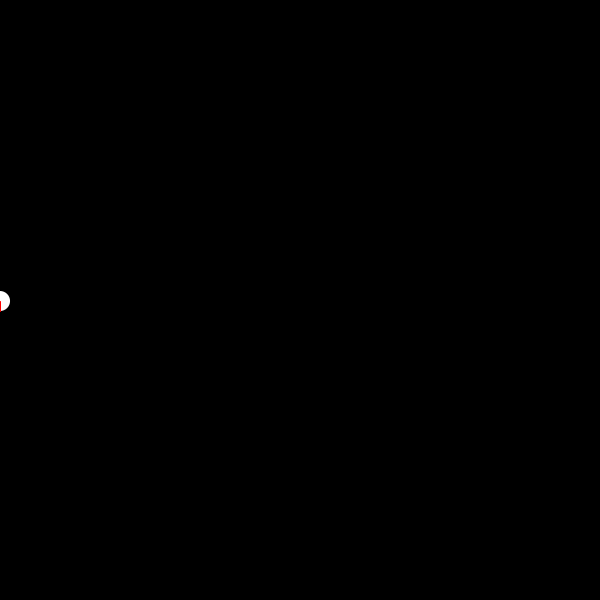
Frame 1 (no input)
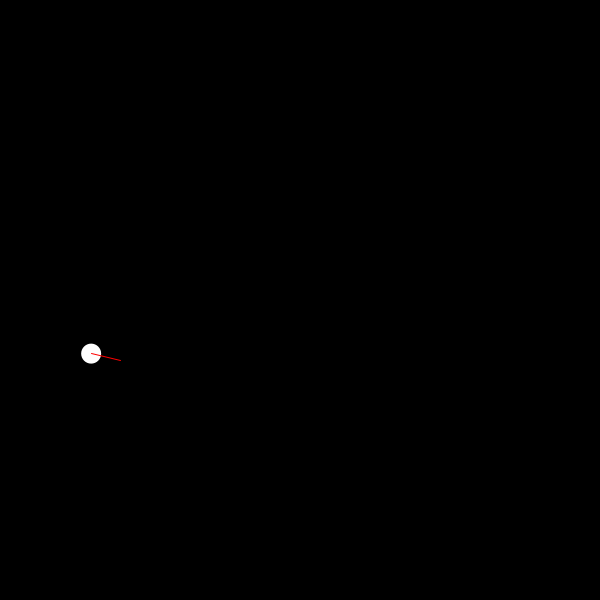
Frame 60 (the mouse pressed at the canvas centre just before this capture)
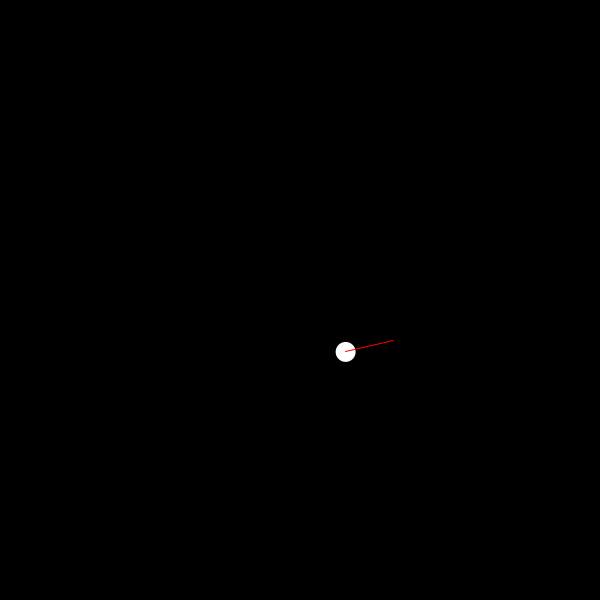
Frame 120 (the mouse held since frame 60 and released just before this capture)

The Processing sketch that drew these frames (run headless with seeded random() and noise(); from frame 60 on, the mouse is pressed at the canvas centre):

// Processing sketch: attraction_cible
// ── attraction_cible.pde
// renaud.jean-francois(arobas)uqam(point)ca
// Syntaxe Processing version 3.2.1
// dimanche, 25 septembre 2016

// Incluant le problème du mouvement Overshoot

Mobile m1;

void setup() {
  size(600, 600);
  background(0);
  fill(255);
  noStroke();
  m1 = new Mobile();
}

void draw() {
  background(0);
  m1.update();
  m1.display();
}

class Mobile {
  //1. Variables membres
  PVector loc, vel, cible, attraction;

  //2. constructeur
  Mobile() {
    loc = new PVector(0, 1, 0);
    //loc.normalize();
    loc.setMag(300);
    //loc.mult(300);

    // C’est ici que l’on créé la vitesse
    vel = new PVector(0, 1, 0); // 90 degrés, donc vers le bas
    vel.normalize();
    vel.setMag(1); // impulsion initiale

    cible = new PVector(300, 300, 0); // centre du sketch

    attraction = new PVector();
    // On trouve la force qui pointe vers cette cible
    attraction = PVector.sub(cible, loc);
    // On réduit considérablement cette force
    attraction.normalize();
    attraction.mult(0.05);
  }


  void update() {

    // Il faut continuellement mettre à jour la force d’attraction
    attraction = PVector.sub(cible, loc);
    // On réduit à nouveau cette force
    // afin d’atteindre la cible progressivement
    attraction.normalize();
    attraction.mult(0.05);

    // non-static
    vel.add(attraction);
    loc.add(vel);
    boucleTopologique();

    // static
    //PVector v1 = PVector.add(loc, vel);
  }

  void display() {
    pushMatrix();
    translate(loc.x, loc.y);
    ellipse(0, 0, 20, 20);
    // représentation des forces conjugées
    pushStyle();
    noFill();
    stroke(255, 0, 0);
    line(0, 0, vel.x*10, vel.y*10); // magnification 10x
    popStyle();
    popMatrix();
  }

  // Accessoirement, on fait réapparaître le mobile s'il sort du sketch
  void boucleTopologique() {
    if (loc.x > width) {
      //loc.x = 0;
      loc.set(0, loc.y, 0);
    } else if (loc.x < 0) {
      loc.set(width, loc.y, 0);
    }

    if (loc.y > height) {
      //loc.y = 0;
      loc.set(loc.x, 0, 0);
    } else if (loc.y < 0) {
      loc.set(loc.x, height, 0);
    }
  }
}
